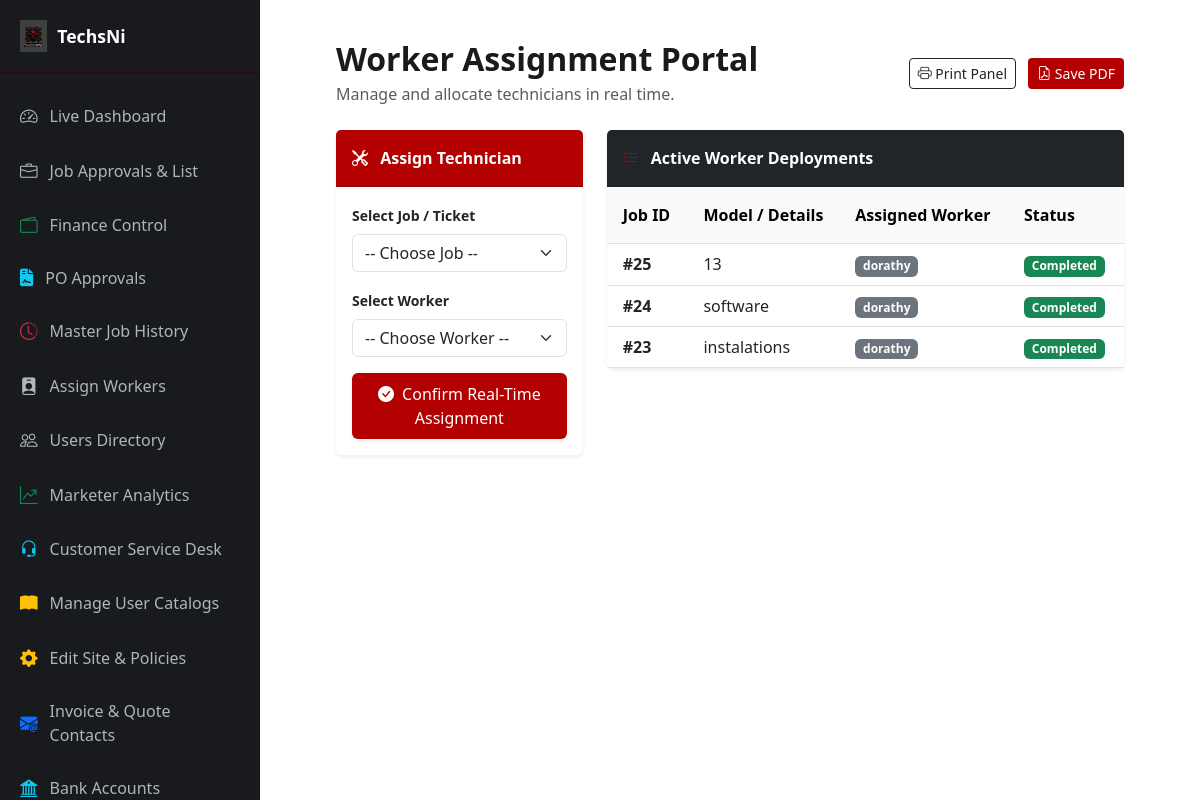
Page /services/dashboard/assign-worker/ (signed in) on the committed database.
### services/models.py (models this page shows, shortened)
class Job(models.Model):
    STATUS_CHOICES = (
        ('pending', 'Pending Review'),
        ('approved', 'Approved'),
        ('rejected', 'Rejected'),
        ('quote_sent', 'Quote Sent'),
        ('quote_approved', 'Quote Approved'),
        ('quote_rejected', 'Quote Rejected'),
        ('deposit_paid', 'Deposit Paid'),
        ('on_site', 'Worker On-Site'),
        ('in_progress', 'Work in Progress'),
        ('completed', 'Work Completed'),
        ('fully_paid', 'Fully Paid & Invoiced'),
        ('pending_finance_review', 'Pending Finance Review'),
        ('settled', 'Settled & Closed'),
    )
    customer = models.ForeignKey(User, on_delete=models.CASCADE, related_name='job_requests')
    job_type = models.ForeignKey(JobType, on_delete=models.SET_NULL, null=True, blank=True, verbose_name="Job Type")
    model_type = models.CharField(max_length=100, blank=True, null=True)
    serial_number = models.CharField(max_length=100, blank=True, null=True)
    condition = models.CharField(max_length=100, blank=True, null=True)
    description = models.TextField()
    image1 = models.ImageField(upload_to='jobs/images/', blank=True, null=True)
    image2 = models.ImageField(upload_to='jobs/images/', blank=True, null=True)
    image3 = models.ImageField(upload_to='jobs/images/', blank=True, null=True)
    video = models.FileField(upload_to='jobs/videos/', blank=True, null=True)
    status = models.CharField(max_length=30, choices=STATUS_CHOICES, default='pending')
    assigned_worker = models.ForeignKey(User, on_delete=models.SET_NULL, null=True, blank=True, related_name='assigned_jobs')
    is_po_job = models.BooleanField(default=False)
    po_number = models.CharField(max_length=100, blank=True, null=True)
    created_at = models.DateTimeField(auto_now_add=True)

class User(AbstractUser):
    groups = models.ManyToManyField(
        'auth.Group',
        related_name='custom_user_set',
        blank=True,
        help_text='The groups this user belongs to.',
        verbose_name='groups',
    )
    user_permissions = models.ManyToManyField(
        'auth.Permission',
        related_name='custom_user_permissions_set',
        blank=True,
        help_text='Specific permissions for this user.',
        verbose_name='user permissions',
    )
    ROLE_CHOICES = (
        ('ceo', 'CEO'),
        ('general_manager', 'General Manager'),
        ('manager', 'Manager'),
        ('assistant_manager', 'Assistant Manager'),
        ('customer_service', 'Customer Service Representative'),
        ('worker', 'Worker'),
        ('customer', 'Customer'),
        ('marketer', 'Marketer'),
    )
    role = models.CharField(max_length=30, choices=ROLE_CHOICES, default='customer')
    employee_id = models.CharField(max_length=50, unique=True, blank=True, null=True, verbose_name="ID Number")
    email = models.EmailField(unique=True, blank=False, null=False)
    phone_number = models.CharField(max_length=20, unique=True, null=True, blank=True)
    country = models.CharField(max_length=50, default='Nigeria')
    state = models.CharField(max_length=100, blank=True, null=True)
    capital = models.CharField(max_length=100, blank=True, null=True)
    lga = models.CharField(max_length=100, blank=True, null=True)
    address = models.TextField(blank=True, null=True)
    description = models.TextField(blank=True, null=True)
    narration = models.TextField(blank=True, null=True)
    is_verified = models.BooleanField(default=False)
    otp_code = models.CharField(max_length=6, blank=True, null=True)
    commission_percentage = models.DecimalField(
        max_digits=5, decimal_places=2, blank=True, null=True,
        verbose_name="Custom Commission Percentage (%)"
    )
    referred_by = models.ForeignKey('self', null=True, blank=True, on_delete=models.SET_NULL, related_name='referrals')

### services/views.py (the view, shortened to what this page needs)
# urls.py: path('dashboard/assign-worker/', views.assign_worker_ajax_view, name='assign_worker'),
@login_required
def assign_worker_ajax_view(request):
    request.user.refresh_from_db()
    role = str(request.user.role).strip().lower() if request.user.role else ''
    if not request.user.is_superuser and role not in ['ceo', 'manager', 'general_manager', 'assistant_manager']:
        if request.headers.get('X-Requested-With') == 'XMLHttpRequest':
            return JsonResponse({'success': False, 'error': 'Unauthorized action.'}, status=403)
        return redirect('dashboard_router')
    active_assignments = Job.objects.exclude(assigned_worker__isnull=True).order_by('-id')
    workers = User.objects.filter(role='worker')
    all_jobs = Job.objects.filter(status__in=['approved', 'deposit_paid', 'on_site', 'po_approved_pending_work', 'quote_approved'])
    return render(request, 'services/dashboards/assign_worker.html', {
        'workers': workers,
        'all_jobs': all_jobs,
        'active_assignments': active_assignments
    })

### services/templates/services/dashboards/assign_worker.html (shortened to what this page needs)
{% extends 'services/dashboards/base_dashboard.html' %}
{% load static %}
{% block content %}
<div class="container-fluid px-4">
    <div class="d-flex justify-content-between align-items-center mb-4 d-print-none">
        <div>
            <h2 class="fw-bold mb-1" style="color: #1a1a1a;">Worker Assignment Portal</h2>
            <p class="text-muted mb-0">Manage and allocate technicians in real time.</p>
        </div>
        <div>
            <button onclick="window.print();" class="btn btn-outline-dark btn-sm me-2">
                <i class="bi bi-printer"></i> Print Panel
            </button>
            <button onclick="window.print();" class="btn btn-sm text-white" style="background-color: #b30000;">
                <i class="bi bi-file-earmark-pdf"></i> Save PDF
            </button>
        </div>
    </div>
    <div class="row">
        <div class="col-lg-4 mb-4">
            <div class="card shadow-sm border-0">
                <div class="card-header text-white fw-bold py-3" style="background-color: #b30000;">
                    <i class="bi bi-tools me-2"></i> Assign Technician
                </div>
                <div class="card-body">
                    <form id="workerAssignmentForm">
                        <div class="mb-3">
                            <label class="form-label fw-bold small">Select Job / Ticket</label>
                            <select name="job" class="form-select" required>
                                <option value="">-- Choose Job --</option>
                            </select>
                        </div>
                        <div class="mb-3">
                            <label class="form-label fw-bold small">Select Worker</label>
                            <select name="worker" class="form-select" required>
                                <option value="">-- Choose Worker --</option>
                            </select>
                        </div>
                        <button type="submit" class="btn text-white w-100 py-2 shadow-sm" style="background-color: #b30000;">
                            <i class="bi bi-check-circle-fill me-1"></i> Confirm Real-Time Assignment
                        </button>
                    </form>
                </div>
            </div>
        </div>
        <div class="col-lg-8">
            <div class="card shadow-sm border-0">
                <div class="card-header bg-dark text-white fw-bold py-3">
                    <i class="bi bi-list-check me-2" style="color: #b30000;"></i> Active Worker Deployments
                </div>
                <div class="card-body p-0">
                    <div class="table-responsive">
                        <table class="table table-hover align-middle mb-0" id="assignedJobsTable">
                            <thead class="table-light">
                                <tr>
                                    <th class="py-3 px-3">Job ID</th>
                                    <th class="py-3">Model / Details</th>
                                    <th class="py-3">Assigned Worker</th>
                                    <th class="py-3">Status</th>
                                </tr>
                            </thead>
                            <tbody>
                                {% for item in active_assignments %}
                                <tr id="row-job-{{ item.id }}">
                                    <td class="fw-bold px-3">#{{ item.id }}</td>
                                    <td>{{ item.model_type|default:"Repair Job" }}</td>
                                    <td><span class="badge bg-secondary">{{ item.assigned_worker.username }}</span></td>
                                    <td><span class="badge bg-success">{{ item.status|title }}</span></td>
                                </tr>
                                {% empty %}
                                <tr id="empty-row">
                                    <td colspan="4" class="text-center py-4 text-muted">No active worker assignments at the moment.</td>
                                </tr>
                                {% endfor %}
                            </tbody>
                        </table>
                    </div>
                </div>
            </div>
        </div>
    </div>
</div>
{% endblock %}

### services/templates/services/dashboards/base_dashboard.html (style rules this page uses)
body { background-color: #f8f9fa; color: #212529; font-family: 'Segoe UI', Tahoma, Geneva, Verdana, sans-serif; min-height: 100vh; overflow-x: hidden; }

### rows in the picture
Job: id "25", model_type "13", assigned_worker.username "dorathy", status "Completed"
Job: id "24", model_type "software", assigned_worker.username "dorathy", status "Completed"
Job: id "23", model_type "instalations", assigned_worker.username "dorathy", status "Completed"
